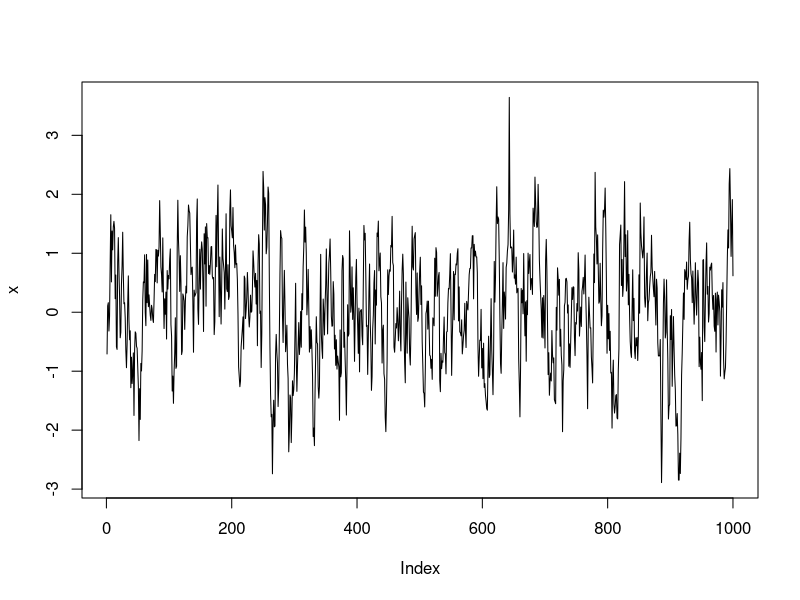
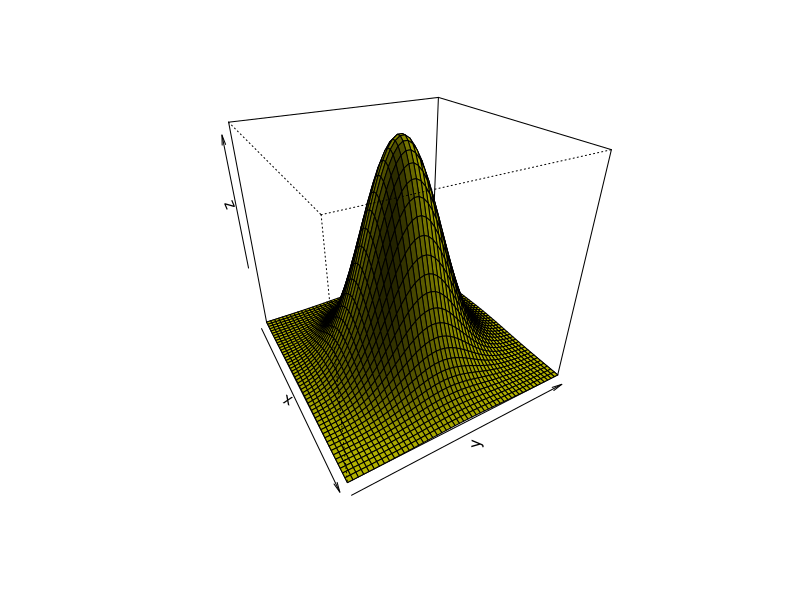
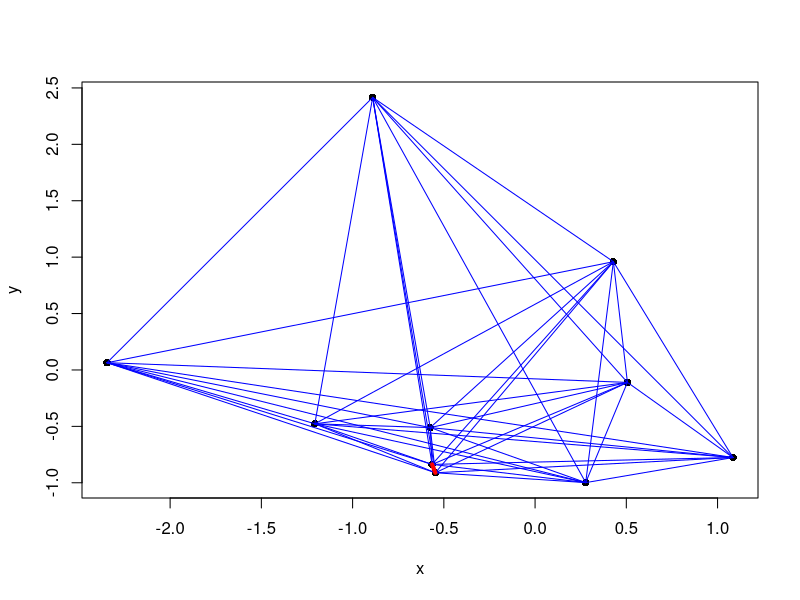

These charts were generated, in order, by the following R code:

## -----------------------------------------------------------------------------
x <- rnorm(10)                               # Generate ten realisation from N(0,1)
x[x<0] <- 0                                  # Set all negative x to 0


## -----------------------------------------------------------------------------
x <- rnorm(10)                               # Generate ten realisation from N(0,1)
x <- ifelse(x<0, 0, x)                       # Set all negative x to 0


## -----------------------------------------------------------------------------
x <- 2
if (x==2) {
  print("x is 2")
} else {
  print("x is not 2")
}


## -----------------------------------------------------------------------------
x <- rnorm(1)
if (x>0) {
  x <- sqrt(x)
} else {
  x <- -sqrt(-x)
}

## -----------------------------------------------------------------------------
# Task 1
x <- runif(1,0,1)
y <- runif(1,0,1)
if (x > y){
  y <- x
} else {
  x <- y
}

## -----------------------------------------------------------------------------
x <- 10
x <- x/2 + 1/x
x <- x/2 + 1/x
x <- x/2 + 1/x
x <- x/2 + 1/x
x <- x/2 + 1/x
x <- x/2 + 1/x
x <- x/2 + 1/x
x <- x/2 + 1/x
x <- x/2 + 1/x
x <- x/2 + 1/x


## -----------------------------------------------------------------------------
for (i in 1:3)
    print(i)


## -----------------------------------------------------------------------------
for (day in c("M", "Tu", "W", "Th", "F")) 
    print(day)


## -----------------------------------------------------------------------------
x <- rnorm(10)
for (i in seq_along(x))
    if (x[i]<0)
        x[i] <- 0
x


## -----------------------------------------------------------------------------
n <- 1000
x <- numeric(n)
x[1] <- rnorm(1)


## -----------------------------------------------------------------------------
for (i in 2:n) {                            # We start the loop at i=2!
    epsilon <- rnorm(1)
    x[i] <- 0.8*x[i-1] + 0.6 * epsilon
}


## ----  dev.args=list(pointsize=10), out.width=".7\\textwidth"-----------------
plot(x, type="l")


## -----------------------------------------------------------------------------
x <- rnorm(100)                      # Generate white noise
x[sample(100,10)] <- NA              # Sneak in 10 missing values
# Task 2.
for (i in seq_along(x)){
  if (is.na(x[i]))
    x[i] <- 0
}

## -----------------------------------------------------------------------------
#Task 3
y <- x[!is.na(x)]                    # Only copy non-missing entries
x <- rnorm(100)                      # Generate white noise
x[sample(100,10)] <- NA              # Sneak in 10 missing values
# Task 2.
y=numeric(90)
j=1
for (i in seq_along(x)){
  y[j] <- x[i]
  if (!is.na(x[i]))
    j=j+1
  print(j)
  print(i)
}


## -----------------------------------------------------------------------------
for (i in 1:2)
    for (j in 1:3)
        print(c(i,j))


## -----------------------------------------------------------------------------
x <- seq(from=-3, to=3, length.out=50)      # Create sequence of grid for the x axis
y <- seq(from=-3, to=3, length.out=50)      # Create sequence of grid for the y axis
z <- matrix(nrow=length(x), ncol=length(y)) # Create matrix to store function values


## -----------------------------------------------------------------------------
for (i in seq_along(x))                     # For all rows ...
    for (j in seq_along(y))                 # For all columns ...
        z[i,j] <- dnorm(x[i])*dnorm(y[j])   # Compute f(x,y)


## -----------------------------------------------------------------------------
persp(x, y, z, theta=60, phi=30, col="yellow", shade=0.5) 


## -----------------------------------------------------------------------------
x <- 1
for (i in 1:10) 
    x <- x/2 + 1/x


## -----------------------------------------------------------------------------
x <- 1
for (i in 1:100) {
    x.old <- x                             # Store the old value of x
    x <- x/2 + 1/x                         # Update x
    if (abs(x-x.old)<1e-8)                 # Check for convergence
        break
}

i
## -----------------------------------------------------------------------------
#Task 4.
x = numeric(100)
x[1] <- 1
for (i in 2:100) {
  x[i] <- x[i-1]/2 + 1/x[i-1]                         # Update x
  if (abs(x[i]-x[i-1])<1e-8)                 # Check for convergence
    break
}


## -----------------------------------------------------------------------------
for (x in 1:10) {
    if (x%%2==0)
        next
    print(x)
}


## -----------------------------------------------------------------------------
x <- 1
x.old <- 0
while(abs(x-x.old)>1e-8) {
    x.old <- x                             # Store the old value of x
    x <- x/2 + 1/x                         # Update x
}
x


## -----------------------------------------------------------------------------
for (i in 1:3)
    print(i)


## -----------------------------------------------------------------------------
i <- 1
while (i<=3) {
    print(i)
    i <- i+1
}

## ---- echo=FALSE--------------------------------------------------------------
x <- rnorm(10)

## -----------------------------------------------------------------------------
for (i in seq_along(x))
    if (x[i]<0)
        x[i] <- 0


## -----------------------------------------------------------------------------
x <- ifelse(x<0, 0, x)


## -----------------------------------------------------------------------------
n <- 5
x <- sample(n)
y <- sample(n)


## -----------------------------------------------------------------------------
z <- numeric(n)                  # Create vector to hold result
for (i in 1:n) {
  if (x[i]>y[i]) {               # If x[i] is larger ...
    z[i] <- x[i]                 # ... set z[i] to  x[i]
  } else {                       # Otherwise (i.e. if x[i] is not larger) ...
    z[i] <- y[i]                 # ... set z[i] to  y[i]
  }
}


## -----------------------------------------------------------------------------
z <- ifelse(x>y, x, y)


## -----------------------------------------------------------------------------
z <- x                          # Start with a copy of x
select <- y>x                   # Find out for which entries y is larger than x
z[select] <- y[select]          # Set these to y

#Task 5. 
# 2,6,7

#Task 6.
x <- rnorm(10) # Generate some white noise
out <- numeric(length(x))
for (i in seq_along(x)) {
  if (x[i]>0) {
    out[i] <- x[i]
  } else {
    out[i] <- -x[i]
  }
}

x <- rnorm(10) # Generate some white noise
out <- ifelse(x>0, x, -x)

## ---- echo=FALSE--------------------------------------------------------------
library(compiler)
x <- enableJIT(3)


## -----------------------------------------------------------------------------
n <- 1e5
x <- rnorm(n)
y <- rnorm(n)


## -----------------------------------------------------------------------------
system.time(z <- x + y)


## -----------------------------------------------------------------------------
system.time( {
  z <- numeric(n)                  # Create vector of correct size
  for (i in 1:n)                   # Set entries one-by-one
    z[i] <- x[i]+y[i]
} )


## -----------------------------------------------------------------------------
system.time( {
  z <- c()
  for (i in 1:n)
    z <- c(z, x[i]+y[i])
} )


## -----------------------------------------------------------------------------
system.time( {
  z <- c()                           # Create an empty vector and let R extend it
  for (i in 1:n)                     # Set entries one-by-one
      z[i] <- x[i]+y[i]
})


## -----------------------------------------------------------------------------
system.time( {
    n <- length(x)
    d <- numeric(n-1)
    for (i in 1:(n-1))
        d[i] <- x[i+1] - x[i]
} )


## -----------------------------------------------------------------------------
system.time( {
    n <- length(x)
    d <- x[-1] - x[-n]
} )

## ---- echo=FALSE--------------------------------------------------------------
x <- rnorm(10)
x[x<0] <- 0

x <- rnorm(10)
for (i in 1:10){
  if (x[i] < 0)
    x[i] <- 0
}

x <- rnorm(10)
x <- ifelse(x<0, 0, x)

for (i in 2:10){
  x[i] <- x[i]+x[i-1]
}

#Task 10.
x <- 1
for (i in 1:50){
  x.old <- x
  x = 1 + 1/x
  if (abs(x-x.old)<1e-10)
    break
  print(i)
}
## -----------------------------------------------------------------------------



## -----------------------------------------------------------------------------
cumsum(x)


## ---- echo=FALSE--------------------------------------------------------------
set.seed(1234)

## ---- echo=FALSE, dev.args=list(pointsize=10), out.width=".7\\textwidth"------
n <- 10                                   # Simulate points
coords <- matrix(rnorm(2*n), ncol=2)     
plot(coords, pch=16, xlab="x", ylab="y")  # Draw the points
for (i in 1:(n-1))
  for (j in (i+1):n)
    lines(coords[c(i,j),], col="blue")    
closest.pair <- c(NA,NA)                   # Initialise closest pair
closest.distance <- Inf                    # Initialise closest distance
for (i in 1:(n-1))                         # Go through all pairs of points
  for (j in (i+1):n) {
    dist <- sum((coords[i,]-coords[j,])^2) # Compute (squared) distance
    if (dist<closest.distance) {           # If we find a pair which is closer ...
      closest.pair <- c(i,j)               # ... store it ...
      closest.distance <- dist             # ... along with the distance
    }     
  }
lines(coords[closest.pair,], col="red", lwd=4)

